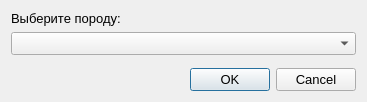
<?xml version="1.0" encoding="UTF-8"?>
<ui version="4.0">
 <class>Dialog</class>
 <widget class="QDialog" name="Dialog">
  <property name="geometry">
   <rect>
    <x>0</x>
    <y>0</y>
    <width>367</width>
    <height>102</height>
   </rect>
  </property>
  <property name="sizePolicy">
   <sizepolicy hsizetype="Preferred" vsizetype="Preferred">
    <horstretch>0</horstretch>
    <verstretch>0</verstretch>
   </sizepolicy>
  </property>
  <property name="minimumSize">
   <size>
    <width>0</width>
    <height>0</height>
   </size>
  </property>
  <property name="font">
   <font>
    <pointsize>10</pointsize>
   </font>
  </property>
  <property name="windowTitle">
   <string>Добавление породы</string>
  </property>
  <layout class="QVBoxLayout" name="verticalLayout">
   <item>
    <layout class="QHBoxLayout" name="horizontalLayout">
     <item>
      <widget class="QLabel" name="label">
       <property name="text">
        <string>Выберите породу:</string>
       </property>
      </widget>
     </item>
    </layout>
   </item>
   <item>
    <layout class="QHBoxLayout" name="horizontalLayout_2">
     <item>
      <widget class="QComboBox" name="comboBox"/>
     </item>
    </layout>
   </item>
   <item>
    <spacer name="verticalSpacer">
     <property name="orientation">
      <enum>Qt::Vertical</enum>
     </property>
     <property name="sizeHint" stdset="0">
      <size>
       <width>20</width>
       <height>40</height>
      </size>
     </property>
    </spacer>
   </item>
   <item>
    <widget class="QDialogButtonBox" name="buttonBox">
     <property name="orientation">
      <enum>Qt::Horizontal</enum>
     </property>
     <property name="standardButtons">
      <set>QDialogButtonBox::Cancel|QDialogButtonBox::Ok</set>
     </property>
    </widget>
   </item>
  </layout>
 </widget>
 <resources/>
 <connections>
  <connection>
   <sender>buttonBox</sender>
   <signal>accepted()</signal>
   <receiver>Dialog</receiver>
   <slot>accept()</slot>
   <hints>
    <hint type="sourcelabel">
     <x>248</x>
     <y>254</y>
    </hint>
    <hint type="destinationlabel">
     <x>157</x>
     <y>274</y>
    </hint>
   </hints>
  </connection>
  <connection>
   <sender>buttonBox</sender>
   <signal>rejected()</signal>
   <receiver>Dialog</receiver>
   <slot>reject()</slot>
   <hints>
    <hint type="sourcelabel">
     <x>316</x>
     <y>260</y>
    </hint>
    <hint type="destinationlabel">
     <x>286</x>
     <y>274</y>
    </hint>
   </hints>
  </connection>
 </connections>
</ui>
